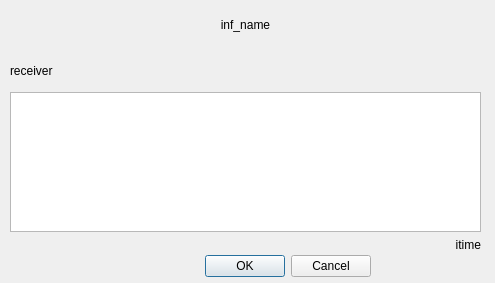
<?xml version="1.0" encoding="UTF-8"?>
<ui version="4.0">
 <class>informDetailDialog</class>
 <widget class="QDialog" name="informDetailDialog">
  <property name="geometry">
   <rect>
    <x>0</x>
    <y>0</y>
    <width>495</width>
    <height>283</height>
   </rect>
  </property>
  <property name="minimumSize">
   <size>
    <width>0</width>
    <height>0</height>
   </size>
  </property>
  <property name="maximumSize">
   <size>
    <width>16777215</width>
    <height>16777215</height>
   </size>
  </property>
  <property name="windowTitle">
   <string>Dialog</string>
  </property>
  <widget class="QDialogButtonBox" name="buttonBox">
   <property name="geometry">
    <rect>
     <x>30</x>
     <y>250</y>
     <width>341</width>
     <height>32</height>
    </rect>
   </property>
   <property name="orientation">
    <enum>Qt::Horizontal</enum>
   </property>
   <property name="standardButtons">
    <set>QDialogButtonBox::Cancel|QDialogButtonBox::Ok</set>
   </property>
  </widget>
  <widget class="QWidget" name="verticalLayoutWidget">
   <property name="geometry">
    <rect>
     <x>10</x>
     <y>0</y>
     <width>471</width>
     <height>252</height>
    </rect>
   </property>
   <layout class="QVBoxLayout" name="verticalLayout">
    <item>
     <widget class="QLabel" name="inf_name">
      <property name="sizePolicy">
       <sizepolicy hsizetype="Preferred" vsizetype="Preferred">
        <horstretch>0</horstretch>
        <verstretch>0</verstretch>
       </sizepolicy>
      </property>
      <property name="minimumSize">
       <size>
        <width>0</width>
        <height>50</height>
       </size>
      </property>
      <property name="maximumSize">
       <size>
        <width>500</width>
        <height>50</height>
       </size>
      </property>
      <property name="styleSheet">
       <string notr="true">font: 20pt &quot;黑体&quot;;</string>
      </property>
      <property name="text">
       <string>inf_name</string>
      </property>
      <property name="alignment">
       <set>Qt::AlignCenter</set>
      </property>
     </widget>
    </item>
    <item>
     <widget class="QLabel" name="receiver">
      <property name="minimumSize">
       <size>
        <width>0</width>
        <height>30</height>
       </size>
      </property>
      <property name="maximumSize">
       <size>
        <width>500</width>
        <height>30</height>
       </size>
      </property>
      <property name="text">
       <string>receiver</string>
      </property>
     </widget>
    </item>
    <item>
     <widget class="QTextBrowser" name="textBrowser"/>
    </item>
    <item>
     <widget class="QLabel" name="itime">
      <property name="maximumSize">
       <size>
        <width>500</width>
        <height>35</height>
       </size>
      </property>
      <property name="text">
       <string>itime</string>
      </property>
      <property name="alignment">
       <set>Qt::AlignRight|Qt::AlignTrailing|Qt::AlignVCenter</set>
      </property>
     </widget>
    </item>
   </layout>
  </widget>
 </widget>
 <resources/>
 <connections>
  <connection>
   <sender>buttonBox</sender>
   <signal>accepted()</signal>
   <receiver>informDetailDialog</receiver>
   <slot>accept()</slot>
   <hints>
    <hint type="sourcelabel">
     <x>248</x>
     <y>254</y>
    </hint>
    <hint type="destinationlabel">
     <x>157</x>
     <y>274</y>
    </hint>
   </hints>
  </connection>
  <connection>
   <sender>buttonBox</sender>
   <signal>rejected()</signal>
   <receiver>informDetailDialog</receiver>
   <slot>reject()</slot>
   <hints>
    <hint type="sourcelabel">
     <x>316</x>
     <y>260</y>
    </hint>
    <hint type="destinationlabel">
     <x>286</x>
     <y>274</y>
    </hint>
   </hints>
  </connection>
 </connections>
</ui>
